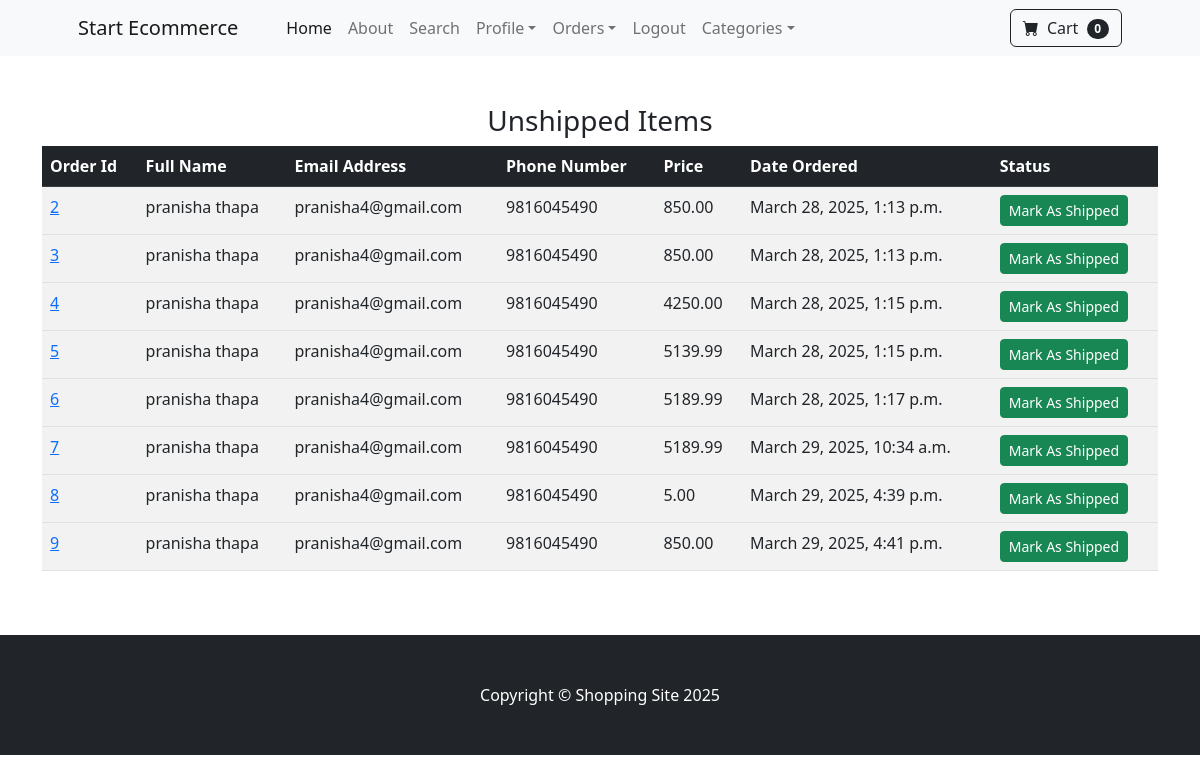
The app's page /payment/unshipped_dash (signed in), older data.
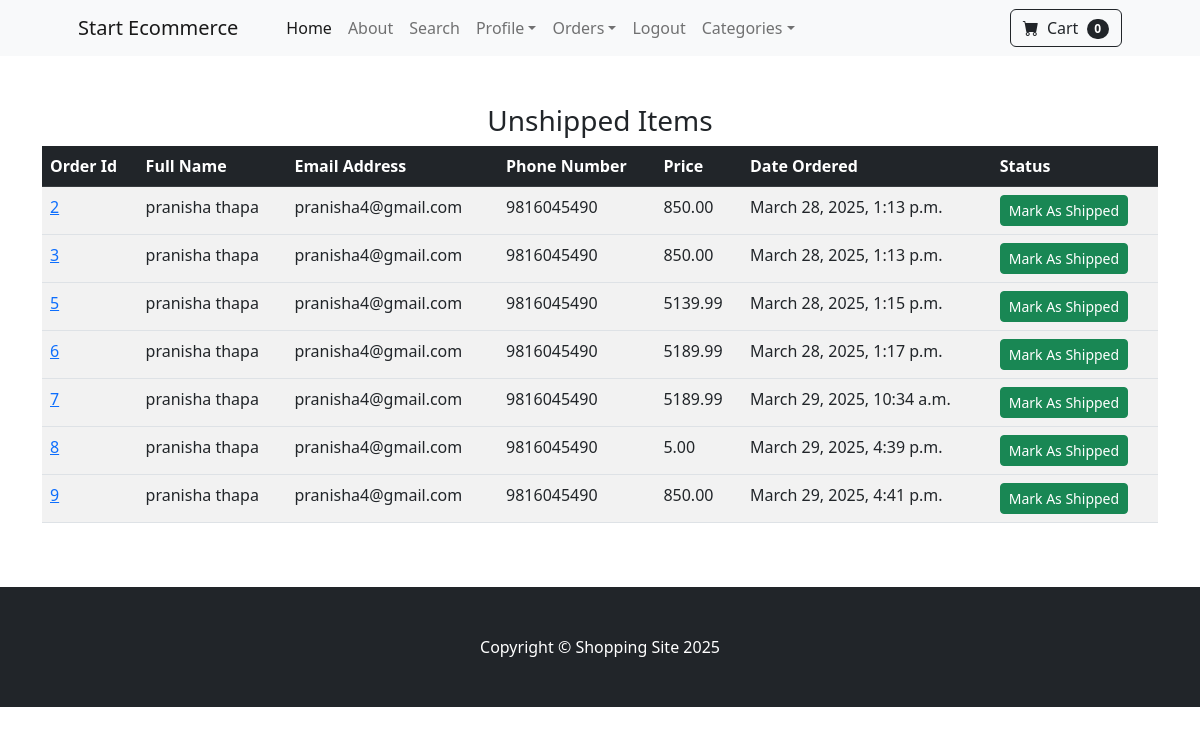
The same page, newer data.
### payment/models.py (models this page shows, shortened)
class Order(models.Model):
    user=models.ForeignKey(User,on_delete=models.CASCADE,null=True,blank=True)
    full_name=models.CharField(max_length=200)
    email=models.EmailField(max_length=200)
    phone_number=models.CharField(max_length=15,blank=True)
    shipping_address=models.TextField(max_length=500)
    amount_paid=models.DecimalField(max_digits=10,decimal_places=2)
    date_ordered=models.DateTimeField(auto_now_add=True)
    shipped=models.BooleanField(default=False)
    date_shipped=models.DateTimeField(blank=True,null=True)

### payment/views.py (the view, shortened to what this page needs)
# urls.py: path('unshipped_dash',views.unshipped_dash,name='unshipped_dash'),
def unshipped_dash(request):
    if request.user.is_authenticated and request.user.is_superuser:
        orders = Order.objects.filter(shipped=False)
        return render(request, 'unshipped_dash.html', {'orders': orders})
    else:
        messages.success(request, 'Access Denied')
        return redirect('index')

### cart/cart.py (called while the page is built)
    def __len__(self):
        return len(self.cart)

### cart/context_processors.py (called while the page is built)
def cart(request):
    return {'cart': Cart(request)}

### payment/templates/unshipped_dash.html (shortened to what this page needs)
{% extends "base.html" %}
{% block content%}
<!DOCTYPE html>
<html>
    <head>
    </head>
    <body>
        <div class="container">
            <div class="row">
                <center>
                    <div class="col-12">
                        <br><br>
                        <h3>Unshipped Items</h3>
                        <table class="table table-striped">
                            <thead class="table-dark">
                              <tr>
                                <th scope="col">Order Id</th>
                                <th scope="col">Full Name</th>
                                <th scope="col">Email Address</th>
                                <th scope="col">Phone Number</th>
                                 <th scope="col">Price</th>
                                 <th scope="col">Date Ordered</th>
                                 <th scope="col">Status</th>
                              </tr>
                            </thead>
                            {% for items in orders %}
                            <tbody>
                              <tr>
                                <td><a href="{% url 'orders' items.id %}">{{items.id}}</a></td>
                                <td>{{items.full_name}}</td>
                                <td>{{items.email}}</td>
                                <td>{{items.phone_number}}</td>
                                <td>{{items.amount_paid}}</td>
                                <td>{{items.date_ordered}}</td>
                                <td>
                                    <form action="" method="POST">
                                        <button type="submit" class="btn btn-success btn-sm">Mark As Shipped</button>
                                    </form>
                                </td>
                              </tr>
                            </tbody>
                            {% endfor %}
                          </table>
                        <br><br>
                    </div>
                </center>
            </div>
            </div>
    </body>
</html>
{% endblock %}

Row changes from the older to the newer data that the page shows:
no longer on this page (row edited): Order: id "4", full_name "pranisha thapa", email "pranisha4@gmail.com", phone_number "9816045490", amount_paid "4250.00", date_ordered "March 28, 2025, 1:15 p.m."
